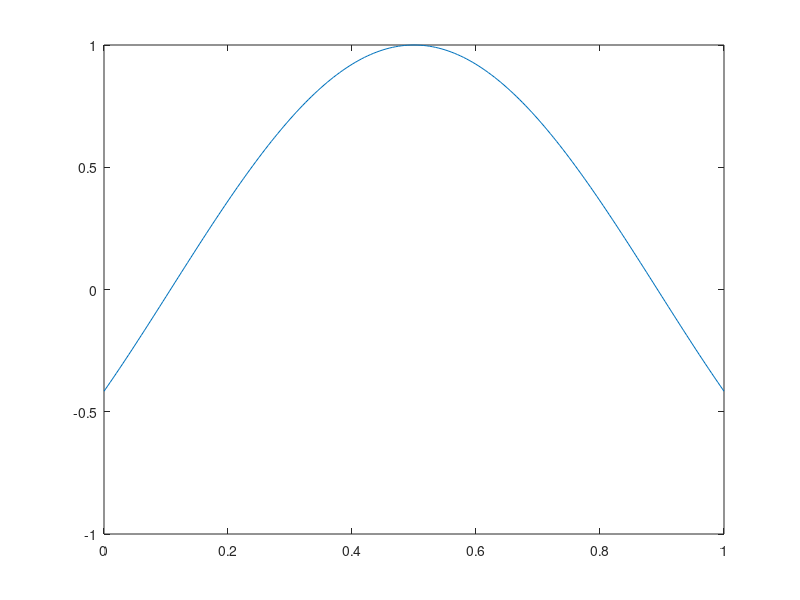

Here is the MATLAB script that generated this plot: (Note: this script raises an error after producing the figure.)
clear;
fprintf("Naloga 1: Aproksimacija funkcij z Bernsteinovimi polinomi in zveznimi odsekoma linearnimi funkcijami\n\n");
a = -1;
b = 1;
interval = linspace(0,1,201);
map = @(x) (b-a).*x+a;
f1 = @(x) cos(2*map(x));
f2 = @(x) (abs(map(x)).*cos(map(x).^2));
%f1 = @(x) cos(2*x);
%f2 = @(x) (abs(x).*cos(x.^2));
%% A
plot(interval,f1(interval)); hold on;
for k = 1:10
    bp = BersteinPolinom(f1,2*k);
    bv = bp(interval);
    plot(interval, bp(interval));
end

figure;
plot(interval,f2(interval)); hold on;
for k = 1:10
    bp = BersteinPolinom(f2,2*k);
    plot(interval, bp(interval));
end

%% B
figure;
plot(interval,f1(interval)); hold on;
for k = 1:10
    bp = OperatorI(f1,2*k, interval);
    plot(interval, bp);
end

figure;
plot(interval,f2(interval)); hold on;
for k = 1:10
    bp = OperatorI(f2,2*k, interval);
    plot(interval, bp);
end

%% C
format long;
ys1 = f1(interval);
anb = zeros(1,10);
ani = zeros(1,10);
for k = 1:10
    bp = BersteinPolinom(f1,2*k);
    ani(k) = norm(ys1-OperatorI(f1,2*k, interval),'inf');
    anb(k) = norm(f1(interval)-bp(interval),'inf');
end
bnb = zeros(1,10);
bni = zeros(1,10);
ys2 = f2(interval);
for k = 1:10
    bp = BersteinPolinom(f2,2*k);
    bni(k) = norm(ys2-OperatorI(f2,2*k, interval),'inf');
    bnb(k) = norm(f2(interval)-bp(interval),'inf');
end

%% D
format long;
red_anb = nan(1,10);
red_ani = nan(1,10);
red_bnb = nan(1,10);
red_bni = nan(1,10);
for i=2:10
    red_ani(i) = abs(log(ani(i)/ani(i-1))/log(i/(i-1)));
    red_bni(i) = abs(log(bni(i)/bni(i-1))/log(i/(i-1)));
    red_anb(i) = abs(log(anb(i)/anb(i-1))/log(i/(i-1)));
    red_bnb(i) = abs(log(bnb(i)/bnb(i-1))/log(i/(i-1)));
end

fprintf('f1(x)= cos(2*x)\n\n');

for i=1:10
    fprintf('n=%d\n',2*i);
    fprintf('Bernsteinov polinom: napaka = %f, red = %f\n',anb(i),red_anb(i));
    fprintf('Zvezna odsekoma linearna funkcija: napaka = %f, red = %f\n\n',ani(i),red_ani(i));
end

fprintf('f2(x)= (abs(x).*cos(x.^2))\n\n');

for i=1:10
    fprintf('n=%d\n',2*i);
    fprintf('Bernsteinov polinom: napaka = %f, red = %f\n',bnb(i),red_bnb(i));
    fprintf('Zvezna odsekoma linearna funkcija: napaka = %f, red = %f\n\n',bni(i),red_bni(i));
end
